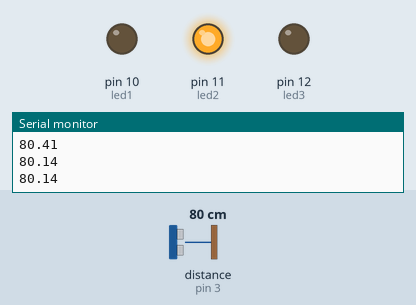
This sketch was run on a simulated Arduino Uno, built with avr-gcc and run on an emulated ATmega328P. On the bench: output pins drawn as LEDs (lit = HIGH), the last lines printed to the serial monitor. Wiring (inferred from the names in the program): ultrasonic range finder: trigger pin 4; echo pin 3. Inputs (shaded band) come from the test bench; at power-on: distance to the obstacle (sensor on pin 3) 80 cm. The echo pulse lasts 58.3 µs per cm; pins used as bus, display or sensor lines are not drawn.

Above: at 1.2 s.
1.3 s: distance to the obstacle (sensor on pin 3) set to 2 cm
At 2.5 s:
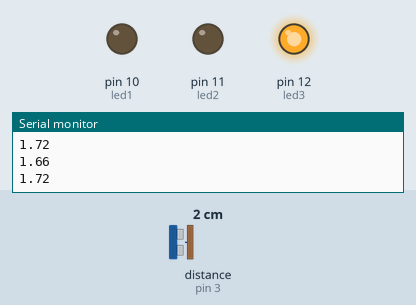
2.8 s: distance to the obstacle (sensor on pin 3) set to 120 cm
At 3.5 s:
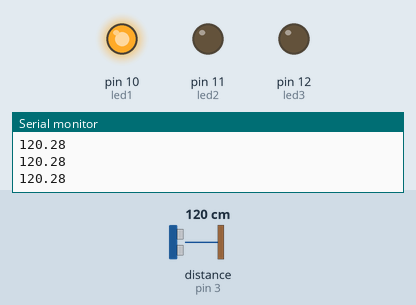
4.3 s: distance to the obstacle (sensor on pin 3) set to 105 cm
5.8 s: distance to the obstacle (sensor on pin 3) set to 94 cm
At 6.9 s:
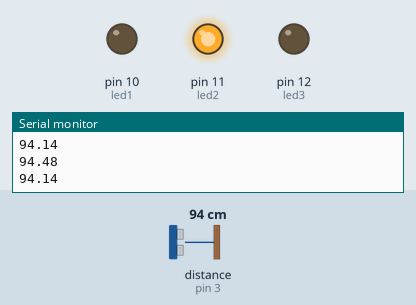
7.3 s: distance to the obstacle (sensor on pin 3) set to 4 cm
At 8.4 s:
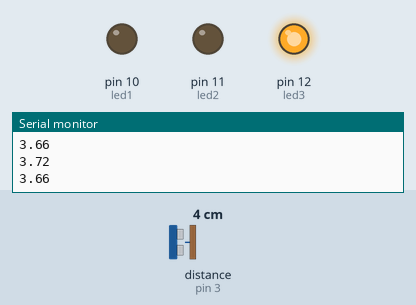
Timing chart, 0 to 9.8 s (numbered marks = the images above; inputs shaded):
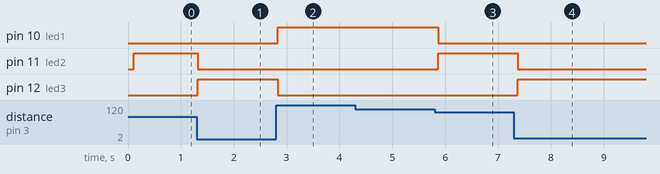

The sketch:

Ultrasonic.ino
```cpp
#define echoPin 3
#define triggerPin 4
#define led1 10
#define led2 11
#define led3 12

long prevTime = 0;
volatile long timeStart;
volatile long timeEnd;
volatile bool dataAvailable = false;


void echoInterrupt() {
  if (digitalRead(echoPin) == HIGH) {
    timeStart = micros();
  } else {
    timeEnd = micros();
    dataAvailable = true;
  }
}

void triggerUltrasonicSensor() {
  digitalWrite(triggerPin, LOW);
  delayMicroseconds(2);
  digitalWrite(triggerPin, HIGH);
  delayMicroseconds(10);
  digitalWrite(triggerPin, LOW);
}

double getDistance() {
  // long timebefore = micros();
  double distanceMicros = timeEnd - timeStart;
  // long timeafter = micros();
  double distance = distanceMicros / 58;
  // Serial.println("DURATION: ");
  // Serial.println(timeafter-timebefore);
  return distance;
}

void setup() {
  Serial.begin(9600);
  pinMode(echoPin, INPUT);
  pinMode(triggerPin, OUTPUT);
  pinMode(led1, OUTPUT);
  pinMode(led2, OUTPUT);
  pinMode(led3, OUTPUT);
  attachInterrupt(digitalPinToInterrupt(echoPin), echoInterrupt, CHANGE);
}

void loop() {
  long timeNow = millis();
  if (timeNow - prevTime > 100) {
    prevTime = timeNow;
    triggerUltrasonicSensor();
  }
  if (dataAvailable) {
    dataAvailable = false;
    double distance = getDistance();
    Serial.println(distance);
    if (distance > 100) {
      digitalWrite(led1, HIGH);
      digitalWrite(led2, LOW);
      digitalWrite(led3, LOW);
    } else if (distance > 15) {
      digitalWrite(led2, HIGH);
      digitalWrite(led1, LOW);
      digitalWrite(led3, LOW);
    } else {
      digitalWrite(led3, HIGH);
      digitalWrite(led2, LOW);
      digitalWrite(led1, LOW);
    }
  }
}
```

Measured:
- the behaviour switches between 100 and 99 cm on distance to the obstacle (sensor on pin 3) (found by bisection; images 2 and 3)
- after the input at 1.3 s, pin 11 (led2): HIGH → LOW at once; pin 12 (led3): LOW → HIGH at once
- after the input at 2.8 s, pin 10 (led1): LOW → HIGH at once; pin 12 (led3): HIGH → LOW at once
- after the input at 5.8 s, pin 10 (led1): HIGH → LOW after 0.07 s; pin 11 (led2): LOW → HIGH after 0.07 s
- after the input at 7.3 s, pin 11 (led2): HIGH → LOW after 0.08 s; pin 12 (led3): LOW → HIGH after 0.08 s
